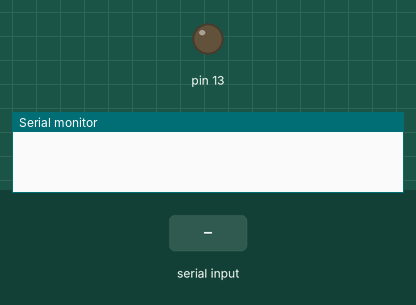
Recording of a sketch running on a simulated Arduino Uno, built with avr-gcc and run on an emulated ATmega328P. On the bench: output pins drawn as LEDs (lit = HIGH), the last lines printed to the serial monitor. The test bench sets the inputs (shaded band).

Above: at 1.2 s.
1.3 s: "a" received over Serial
At 2.5 s:
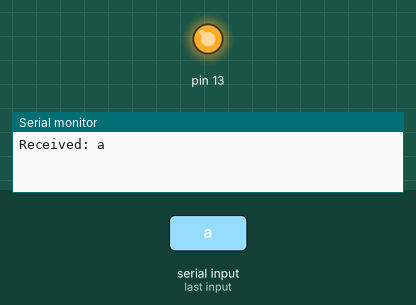
2.8 s: "1" received over Serial
At 3.9 s:
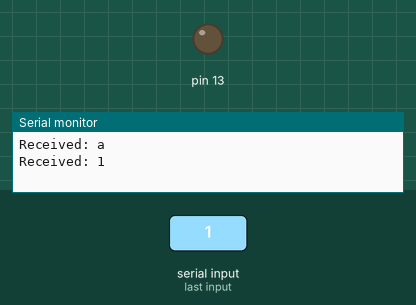
Timing chart, 0 to 5.8 s (numbered marks = the images above; inputs shaded):
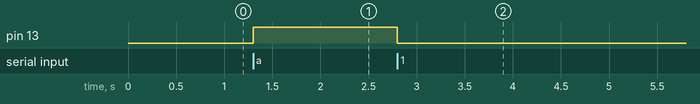

The sketch:

BluetoothExample.ino
```cpp
void setup()
{
    Serial.begin(9600);
    pinMode(13, OUTPUT);
}

void loop()
{
  //Serial.print("Starting: ");
  //delay(1000);
    if (Serial.available()) {
        char ch = Serial.read();
        Serial.print("Received: ");
        Serial.println(ch);
        if (ch == 'a') {
            digitalWrite(13, HIGH);
        }
        else {
            digitalWrite(13, LOW);
        }
    }
}
```

Measured:
- after the input at 1.3 s, pin 13: LOW → HIGH at once
- after the input at 2.8 s, pin 13: HIGH → LOW at once
